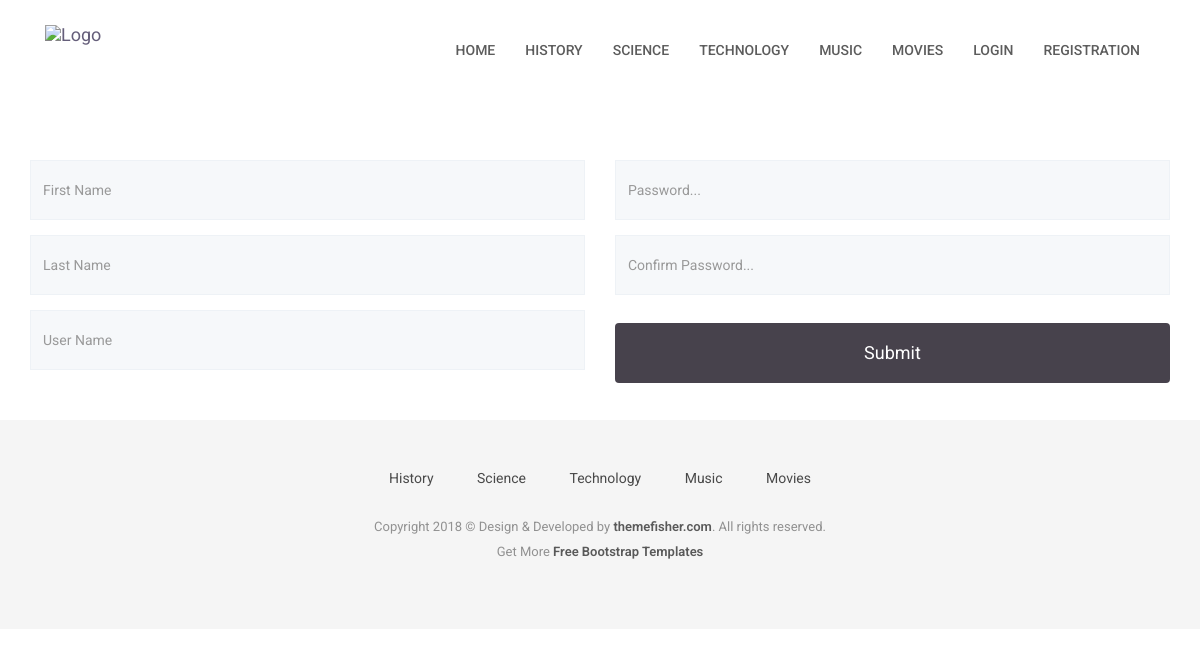
/user-registration, run on the app's committed database.
### category/models.py (models this page shows, shortened)
class Category(models.Model):
    title=models.CharField(max_length=255)
    status=models.BooleanField(default=True)

### account/views.py (the view)
# urls.py: path('user-registration', views.UserRegistration, name="UserRegistration"),
def UserRegistration(request):
    if request.method=='POST':
        firstName=request.POST.get('first_name')
        lastName=request.POST.get('last_name')
        username=request.POST.get('username')
        password=request.POST.get('password')
        confirmPassword=request.POST.get('confirm_password')
        checkUsername=User.objects.filter(username=username)
        if checkUsername:
            messages.error(request,'username is already taken')
            return redirect('UserRegistration')
        else:
            if password == '':
                messages.error(request,'Password is required')
                return redirect('UserRegistration')
            elif confirmPassword == '':
                messages.error(request,'Confirm Password is required')
                return redirect('UserRegistration')
            elif password != confirmPassword:
                messages.error(request,'passwords does not matches')
                return redirect('UserRegistration')
            else:
                user=User.objects.create(
                    first_name=firstName,
                    last_name=lastName,
                    username=username,
                )
                user.set_password(password)
                user.save()
                messages.success(request,'Congratulations Your Registration is Completed')
                return redirect('UserLogin')
    else:
       navigation_categories = Category.objects.filter(status=True).order_by('-id')[:5]
       return render(request, 'user-registration.html',{
        'navigation_categories':navigation_categories,})

### templates/user-registration.html (shortened to what this page needs)
{% extends 'base.html' %}
{% block content %}
<section class="contact-form">
    <div class="container">
        <div class="row">
            <form id="contact-form" action="{% url 'UserRegistration' %}" method="POST" >
                <div class="col-md-6 col-sm-12">
                    <div class="block">
                        <div class="form-group">
                            <input name="first_name" type="text" class="form-control" placeholder="First Name">
                        </div>
                        <div class="form-group">
                            <input name="last_name" type="text" class="form-control" placeholder="Last Name">
                        </div>
                        <div class="form-group">
                            <input name="username" type="text" class="form-control" placeholder="User Name">
                        </div>
                    </div>
                </div>
                <div class="col-md-6 col-sm-12">
                    <div class="block">
                        <div class="form-group-2">
                            <div class="form-group">
                                <input name="password" type="password" class="form-control" placeholder="Password...">
                            </div>
                            <div class="form-group">
                                <input name="confirm_password" type="password" class="form-control" placeholder="Confirm Password...">
                            </div>
                        </div>
                        <button class="btn btn-default" type="submit">Submit</button>
                    </div>
                </div>
            </form>
        </div>
    </div>
</section>
{% endblock %}

### templates/base.html (shortened to what this page needs)
{% load static %}
<!DOCTYPE html>
<html class="no-js">
<head>
    <link rel="stylesheet" href="{% static 'plugins/bootstrap/bootstrap.min.css' %}">
    <link rel="stylesheet" href="{% static 'plugins/Ionicons/css/ionicons.min.css' %}">
    <link rel="stylesheet" href="{% static 'plugins/animate-css/animate.css' %}">
    <link rel="stylesheet" href="{% static 'plugins/magnific-popup/magnific-popup.css' %}">
    <link rel="stylesheet" href="{% static 'plugins/slick/slick.css' %}">
    <link rel="stylesheet" href="{% static 'css/style.css' %}">
</head>
<body id="body">
    <header class="navigation">
        <div class="container">
            <div class="row">
                <div class="col-md-12">
                    <nav class="navbar">
                        <div class="container-fluid">
                            <div class="navbar-header">
                                <a class="navbar-brand" href= "{% url 'homePage' %}" >
                                    <img src="{% static 'images/logo.png' %}" alt="Logo" width="138px">
                                </a>
                            </div>
                            <div class="collapse navbar-collapse" id="bs-example-navbar-collapse-1">
                                <ul class="nav navbar-nav navbar-right">
                                    <li><a href="{% url 'homePage' %}">Home</a></li>
                                    {% for category in navigation_categories%}
                                         <li><a href="{% url 'categoryQuestion' category_id=category.id %}">{{category.title}}</a></li>
                                    {% endfor %}
                                    {% if request.user.is_authenticated %}
                                    <li><a href="{% url 'postQuestion'%}">Post Question</a></li>
                                    <li><a href="{% url 'myQuestions'%}">My Questions</a></li>
                                    <li><a href="{% url 'userProfile' %}">Profile</a></li>
                                    <li><a href="{% url 'user-logout' %}">LogOut</a></li>
                                    {% else %}
                                    <li><a href="{% url 'UserLogin' %}">Login</a></li>
                                    <li><a href="{% url 'UserRegistration' %}">Registration</a></li>
                                    {% endif %}
                                </ul>
                            </div>
                        </div>
                    </nav>
                </div>
            </div>
        </div>
    </header>
{% block content %}
{% endblock %}
    <footer class="footer">
        <div class="container">
            <div class="row">
                <div class="col-md-12">
                    <div class="footer-manu">
                        <ul>
                            {% for category in navigation_categories%}
                                <li><a href="{% url 'categoryQuestion' category_id=category.id %}">{{category.title}}</a></li>
                            {% endfor %}
                        </ul>
                    </div>
                    <p class="copyright">Copyright 2018 &copy; Design & Developed by <a
                            href="http://www.themefisher.com">themefisher.com</a>. All rights reserved.
                        <br>
                        Get More <a href="https://themefisher.com/free-bootstrap-templates/" target="_blank">Free
                            Bootstrap Templates</a>
                    </p>
                </div>
            </div>
        </div>
    </footer>
</body>
</html>

### reddit/assets/css/style.css (style rules this page uses)
body { line-height: 1.5; font-family: "Roboto", sans-serif; -webkit-font-smoothing: antialiased; }
p { color: #7B7B7B; font-size: 15px; font-family: "Roboto", sans-serif; }
ol, ul { margin: 0; padding: 0; list-style: none; }
a, a:focus, a:hover { text-decoration: none; outline: 0; color: #655E7A; }
input[type="email"], input[type="password"], input[type="text"], input[type="tel"] { box-shadow: none; height: 45px; outline: none; font-size: 14px; }
.form-control { box-shadow: none; border-radius: 0; }
header { background: #fff; padding: 20px 0; }
header .navbar { margin-bottom: 0px; border: 0px; }
header .navbar-brand { padding-top: 5px; }
.navigation { background: #fff; padding: 20px 0; }
.navigation .navbar { margin-bottom: 0px; border: 0px; }
.navigation .navbar-brand { padding-top: 5px; }
.navigation .navbar { background: none; border: 0px; }
.navigation .navbar .navbar-nav { padding-top: 10px; }
.navigation .navbar .navbar-nav > li > a { color: #5C5C5C; padding: 10px 15px; font-weight: 500; font-size: 14px; text-transform: uppercase; }
.contact-form { padding-top: 70px; padding-bottom: 35px; }
.contact-form .block .form-group { padding-bottom: 15px; margin: 0px; }
.contact-form .block .form-group .form-control { background: #F6F8FA; height: 60px; border: 1px solid #EEF2F6; box-shadow: none; width: 100%; }
.contact-form .block .form-group-2 { margin-bottom: 13px; }
.contact-form .block button { width: 100%; height: 60px; background: #47424C; border: none; color: #fff; font-size: 18px; }
.footer { background: #F5F5F5; text-align: center; padding-top: 48px; padding-bottom: 55px; }
.footer p { font-size: 13px; line-height: 25px; color: #919191; }
.footer a { color: #595959; }
.footer .footer-manu { padding-bottom: 25px; }
.footer .footer-manu ul { margin: 0px; padding: 0px; }
.footer .footer-manu ul li { display: inline-block; padding: 0px 20px; }
.footer .footer-manu ul li a { display: inline-block; color: #494949; }
.footer .copyright a { font-weight: 600; }

### data on the page
Category: title "HISTORY", title "History"
Category: title "SCIENCE", title "Science"
Category: title "TECHNOLOGY", title "Technology"
Category: title "MUSIC", title "Music"
Category: title "MOVIES", title "Movies"
